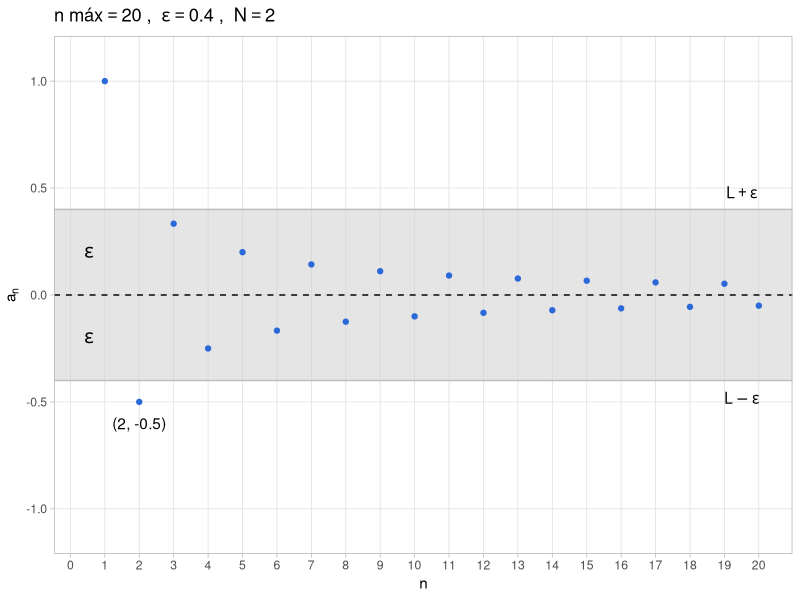
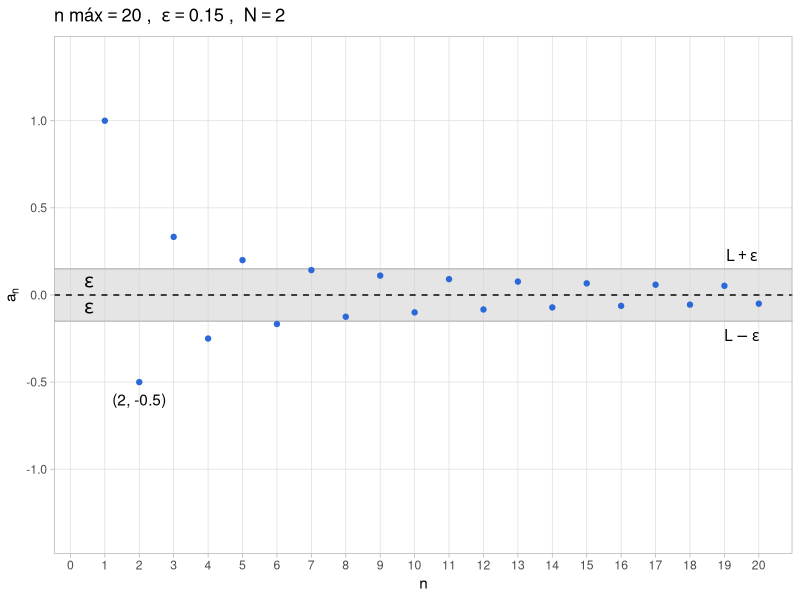

Reproduce these figures in R, in order.
# options(help_type = "text")
library(ggplot2)

# Fórmula de la sucesión:
#   \{a_{n}\} = (-1)^{n + 1} \cdot \frac{1}{n}
# Límite de la sucesión
#   \lim_{n \to \infty} a_{n} = 0

# Data frame.
seq_df_fun <- function(n, epsilon) {
  n <- as.integer(n)
  stopifnot(exprs = {
      "n debe ser un entero positivo" = n > 0L
      "epsilon debe ser mayor a cero" = epsilon > 0L
    }
  )
  n <- 1:n
  a_n <- ((-1)^(n+1))*(1/n)
  lim <- 0
  error <- abs(x = a_n - lim)
  lt_epsilon <- error < epsilon
  
  data.frame(n, a_n, error, lt_epsilon)
}

# Gráfico.
seq_fun_plot <- function(n, epsilon, N)
{
  stopifnot("n debe ser mayor a N" = n > N)

  some_df <- seq_df_fun(n = n, epsilon = epsilon)
  n <- some_df$n
  lim <- 0
  epsilon <- epsilon
  upper_band <- lim + epsilon
  lower_band <- lim - epsilon

  ggplot() +
    geom_rect(aes(xmin = min(n)-3, xmax = max(n)+2,
                  ymin = lower_band, ymax = upper_band),
              fill = "lightgray", alpha = 0.6, color = "gray") +
    geom_hline(yintercept = lim, lty = "dashed") +
    geom_point(data = some_df, aes(x = n, y = a_n), color = "#2b68d8") +
    geom_text(data = some_df[some_df$n == N, ],
              aes(x = n, y = a_n,
                  label = paste0("(", n, ", ", round(a_n, 2), ")")),
              check_overlap = TRUE, nudge_y = -0.1
              ) +
    annotate(geom = "text",
             x = rep(min(n)-0.45, 2), y = c(lower_band/2, upper_band/2),
             label = "epsilon", parse = TRUE, size = 5) +
    annotate(geom = "text",
             x = rep(max(n)-0.5, 2), y = c(lower_band-0.08, upper_band+0.08),
             label = c("L - epsilon", "L + epsilon"), parse = TRUE) +
    expand_limits(y = c(lower_band + 1.5, upper_band - 1.5)) +
    coord_cartesian(xlim = c(0.5, max(n))) +
    list(
      if(max(n) <= 35L) scale_x_continuous(breaks = 0:max(n))
    ) +
    theme_light() +
    theme(panel.grid.minor = element_blank()) +
    labs(y = expression(a[n]),
         title = bquote(expr = "n máx" == .(max(n)) ~ ", "
                               ~ epsilon == .(epsilon) ~ ", "
                               ~ "N" == .(N))
         )
}

# Gráfico 1.
lim_seq_plot_1 <- seq_fun_plot(n = 20, epsilon = 0.4, N = 2)

ggsave(file = "limit-seq-01.jpg", plot = lim_seq_plot_1,
       height = 4, width = 7)

# Gráfico 2.
lim_seq_plot_2 <- seq_fun_plot(n = 20, epsilon = 0.15, N = 2)

ggsave(file = "limit-seq-02.jpg", plot = lim_seq_plot_2,
       height = 4, width = 7)


